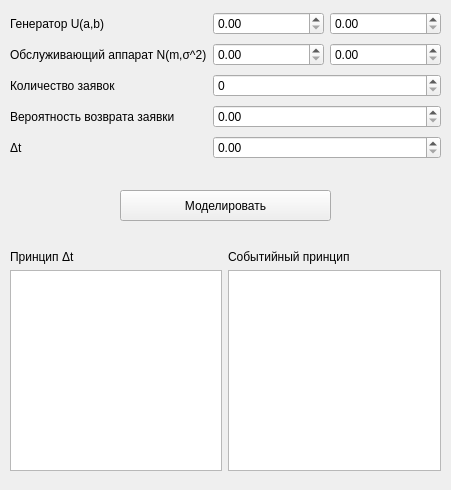
<?xml version="1.0" encoding="UTF-8"?>
<ui version="4.0">
 <class>Form</class>
 <widget class="QWidget" name="Form">
  <property name="geometry">
   <rect>
    <x>0</x>
    <y>0</y>
    <width>451</width>
    <height>490</height>
   </rect>
  </property>
  <property name="windowTitle">
   <string>Form</string>
  </property>
  <widget class="QWidget" name="gridLayoutWidget">
   <property name="geometry">
    <rect>
     <x>10</x>
     <y>10</y>
     <width>431</width>
     <height>151</height>
    </rect>
   </property>
   <layout class="QGridLayout" name="gridLayout">
    <item row="3" column="0">
     <widget class="QLabel" name="label_4">
      <property name="text">
       <string>Вероятность возврата заявки</string>
      </property>
     </widget>
    </item>
    <item row="0" column="0">
     <widget class="QLabel" name="label_2">
      <property name="text">
       <string>Генератор U(a,b)</string>
      </property>
     </widget>
    </item>
    <item row="4" column="0">
     <widget class="QLabel" name="label_5">
      <property name="text">
       <string>Δt</string>
      </property>
     </widget>
    </item>
    <item row="1" column="0">
     <widget class="QLabel" name="label_3">
      <property name="text">
       <string>Обслуживающий аппарат N(m,σ^2)</string>
      </property>
     </widget>
    </item>
    <item row="2" column="0">
     <widget class="QLabel" name="label">
      <property name="text">
       <string>Количество заявок</string>
      </property>
     </widget>
    </item>
    <item row="0" column="1">
     <widget class="QDoubleSpinBox" name="a"/>
    </item>
    <item row="0" column="2">
     <widget class="QDoubleSpinBox" name="b"/>
    </item>
    <item row="1" column="1">
     <widget class="QDoubleSpinBox" name="m"/>
    </item>
    <item row="1" column="2">
     <widget class="QDoubleSpinBox" name="sigma"/>
    </item>
    <item row="3" column="1" colspan="2">
     <widget class="QDoubleSpinBox" name="return_factor"/>
    </item>
    <item row="4" column="1" colspan="2">
     <widget class="QDoubleSpinBox" name="dt"/>
    </item>
    <item row="2" column="1" colspan="2">
     <widget class="QSpinBox" name="n_tasks"/>
    </item>
   </layout>
  </widget>
  <widget class="QPushButton" name="run">
   <property name="geometry">
    <rect>
     <x>120</x>
     <y>190</y>
     <width>211</width>
     <height>31</height>
    </rect>
   </property>
   <property name="text">
    <string>Моделировать</string>
   </property>
  </widget>
  <widget class="QWidget" name="gridLayoutWidget_2">
   <property name="geometry">
    <rect>
     <x>10</x>
     <y>250</y>
     <width>431</width>
     <height>221</height>
    </rect>
   </property>
   <layout class="QGridLayout" name="gridLayout_2">
    <item row="0" column="0">
     <widget class="QLabel" name="label_6">
      <property name="text">
       <string>Принцип Δt</string>
      </property>
     </widget>
    </item>
    <item row="0" column="1">
     <widget class="QLabel" name="label_7">
      <property name="text">
       <string>Событийный принцип</string>
      </property>
     </widget>
    </item>
    <item row="1" column="0">
     <widget class="QPlainTextEdit" name="result_time"/>
    </item>
    <item row="1" column="1">
     <widget class="QPlainTextEdit" name="result_event"/>
    </item>
   </layout>
  </widget>
 </widget>
 <resources/>
 <connections/>
</ui>
